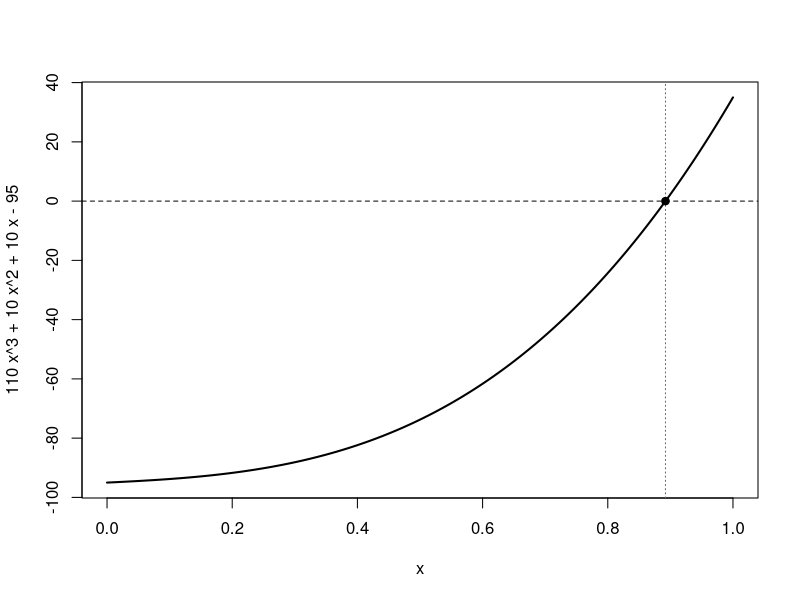
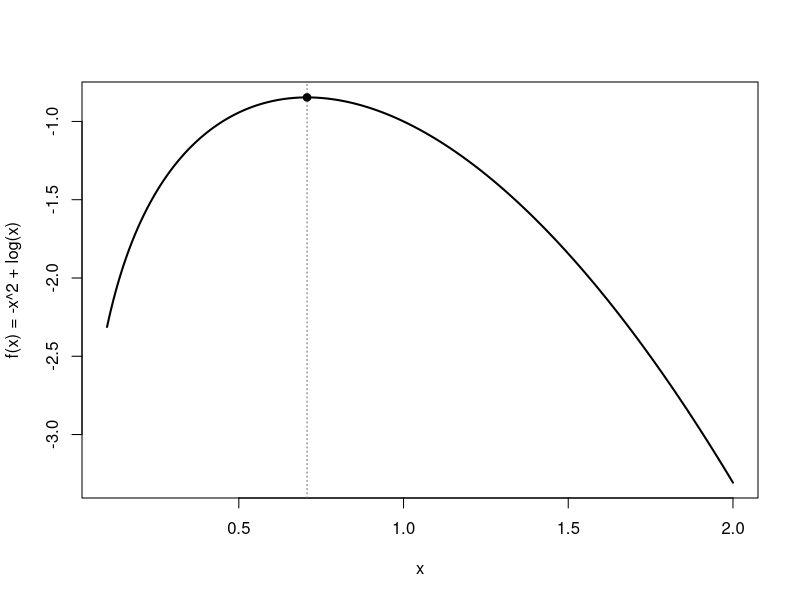

Recreate these plots in R, in order.
## ---- chunk 1
knitr::opts_chunk$set(echo = TRUE, message = FALSE, warning = FALSE)
## ---- chunk 2
d = function(x) { return(110*x^3 + 10*x^2 + 10*x - 95) }
i = 0; smallx = 0; bigx = 1
while (i < 30) {
  root = (smallx + bigx)/2
  if (d(root) * d(bigx) >= 0) { bigx = root } else { smallx = root }
  cat("--------------------------", "\n")
  cat("Root is ", root, "\n")
  cat("d(root) is ", d(root), "\n")
  i = i + 1
}
## ---- chunk 3
curve(110*x^3 + 10*x^2 + 10*x - 95, from = 0, to = 1,
      n = 1000, lwd = 2, col = "black",
      xlab = "x", ylab = "110 x^3 + 10 x^2 + 10 x - 95",
      )
abline(h = 0, lty = 2)
abline(v = root, col = "gray40", lty = 3)
points(root, 0, pch = 19)
## ---- chunk 4
f = function(x) { return(-x^2 + log(x)) }
fprime = function(x) { return(-2*x + 1/x) }
fprime2 = function(x) { return(-2 - 1/x^2) }
tol = 0.001
x0 = 1
while (abs(fprime(x0)) > tol) {
  step = - fprime(x0) / fprime2(x0)
  x1 = x0 + step
  while ((x1 <= 0) || (f(x1) <= f(x0))) {
    step = step/10
    x1 = x0 + step
  }
  cat("---------------------------", "\n")
  cat("New value is ", x1, "\n")
  cat("Gradient is ", fprime(x1), "\n")
  cat("f(x) is ", f(x1), "\n")
  x0 = x1
}
## ---- chunk 5
x_star = x0
curve(-x^2 + log(x), from = 0.1, to = 2,
      n = 1000, lwd = 2, col = "black",
      xlab = "x", ylab = "f(x) = -x^2 + log(x)"
      )
abline(v = x_star, col = "gray40", lty = 3)
points(x_star, f(x_star), pch = 19)
